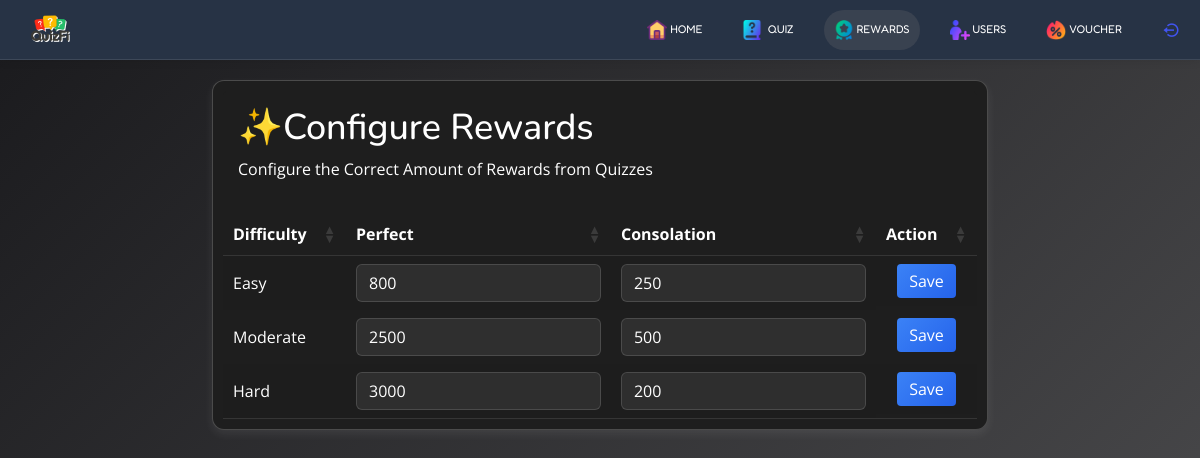
The app's page /admin/manage_rewards.php (signed in), older data.
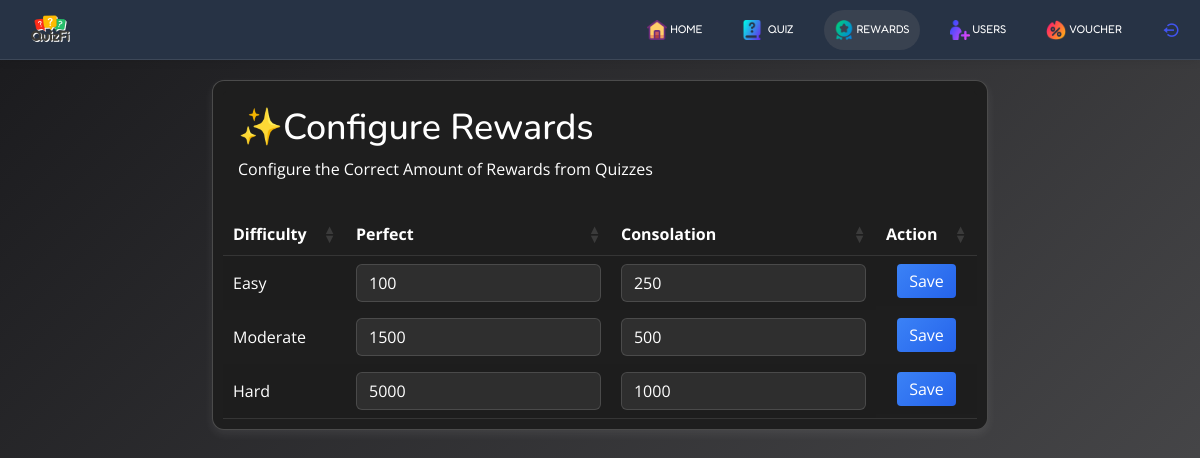
The same page, newer data.
### tables this page shows
CREATE TABLE IF NOT EXISTS `categories` (
  `category_id` int NOT NULL AUTO_INCREMENT,
  `difficulty` varchar(255) NOT NULL,
  `perfect` int NOT NULL,
  `consolation` int NOT NULL,
  PRIMARY KEY (`category_id`)
);

### admin/manage_rewards.php (the view, shortened to what this page needs)
<?php
include_once 'includes/header.php';
include_once 'includes/session.php';
?>
<link rel="stylesheet" href="css/manage_rewards.css">
<link rel="stylesheet" href="https://cdn.datatables.net/1.13.7/css/jquery.dataTables.min.css">
<link rel="stylesheet" href="https://cdn.datatables.net/responsive/2.5.0/css/responsive.dataTables.min.css">
<body>
    <header id="header" class="header fixed-top d-flex align-items-center">
        <?php include_once 'includes/nav-top.php'; ?>
    </header>
    <main id="main" class="main">
        <div class="container">
            <div class="card">
                <div class="card-header">
                    <h2>✨Configure Rewards</h2>
                    <p class="subtitle">Configure the Correct Amount of Rewards from Quizzes</p>
                </div>
                <table class="rewardTable stripe" id="rewardTable">
                    <thead>
                        <tr>
                            <th>Difficulty</th>
                            <th>Perfect</th>
                            <th>Consolation</th>
                            <th>Action</th>
                        </tr>
                    </thead>
                    <tbody>
                        <?php $categories = $conn->prepare("SELECT * FROM categories ORDER BY
    CASE
        WHEN difficulty = 'Easy' THEN 1
        WHEN difficulty = 'Moderate' THEN 2
        WHEN difficulty = 'Hard' THEN 3
        ELSE 4
    END");
                        $categories->execute();
                        $categories = $categories->get_result();
                        while ($row = $categories->fetch_assoc()) {
                        ?>
                            <tr>
                                <td data-label="Difficulty"><?= $row['difficulty']; ?></td>
                                <td data-label="Perfect"><input class="form-control" type="text" id="perfect" name="perfect"
                                        value="<?= $row['perfect'] ?>"></td>
                                <td data-label="Consolation"><input class="form-control" type="text" id="consolation"
                                        name="consolation" value="<?= $row['consolation'] ?>"></td>
                                <td data-label="Action" class="table-action"><button type="button"
                                        class="action-btn">Save</button></td>
                            </tr>
                        <?php } ?>
                    </tbody>
                </table>
            </div>
        </div>
    </main>
</body>

Row changes from the older to the newer data that the page shows:
changed categories "Easy": perfect "800" → "100"
changed categories "Moderate": perfect "2500" → "1500"
changed categories "Hard": perfect "3000" → "5000"; consolation "200" → "1000"
